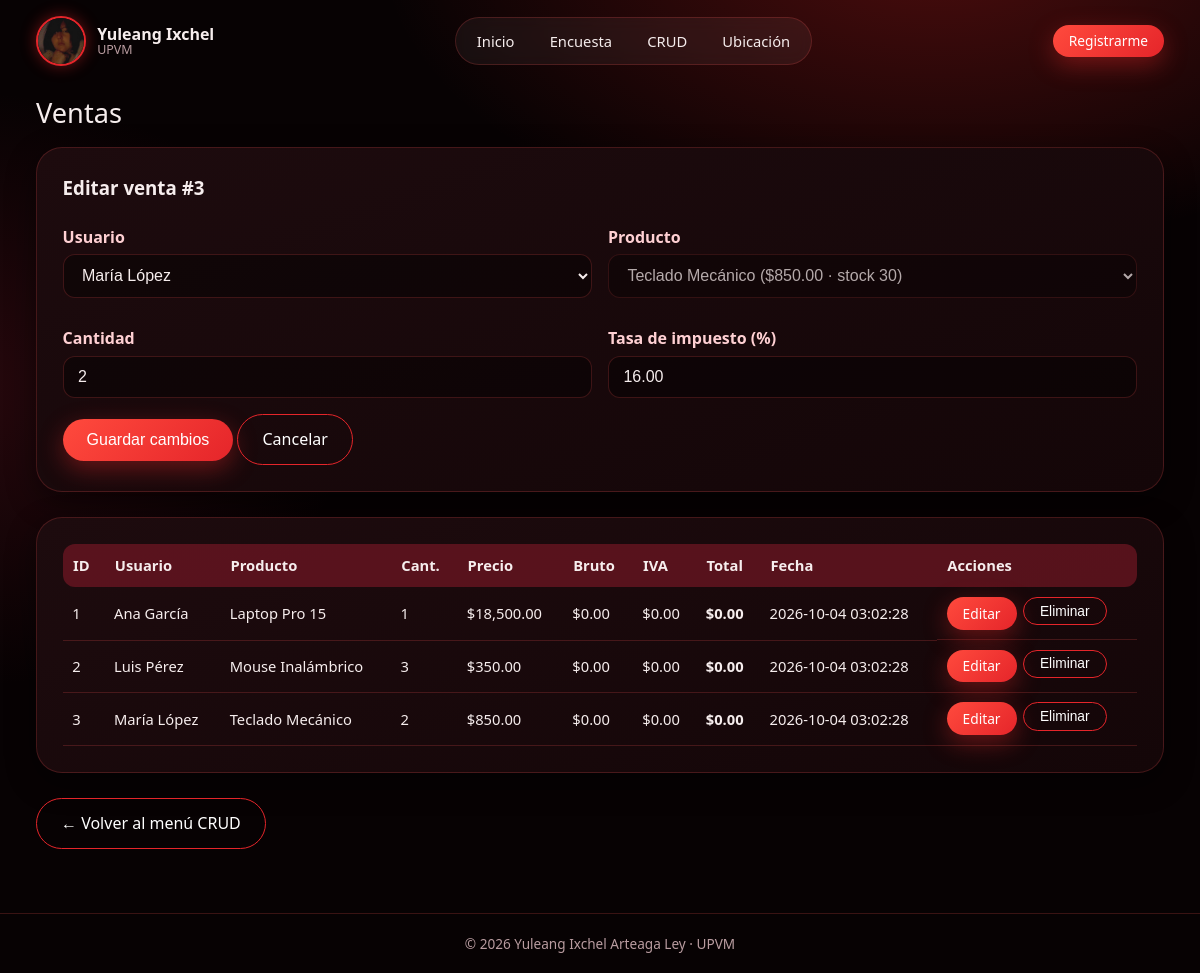
The page /crud/ventas.php?editar=3 on the database its author committed.
### tables this page shows
CREATE TABLE ventas (
    id_venta      INT            NOT NULL AUTO_INCREMENT,
    id_usuario    INT            NOT NULL,
    id_producto   INT            NOT NULL,
    cantidad      INT            NOT NULL DEFAULT 1,
    precio_unit   DECIMAL(10, 2) NOT NULL,   
    total_bruto   DECIMAL(10, 2) NOT NULL DEFAULT 0.00,
    tasa_impuesto DECIMAL(5, 2)  NOT NULL DEFAULT 16.00,  
    total_impuesto DECIMAL(10, 2) NOT NULL DEFAULT 0.00,
    total_final   DECIMAL(10, 2) NOT NULL DEFAULT 0.00,
    created_at    TIMESTAMP      NOT NULL DEFAULT CURRENT_TIMESTAMP,
    updated_at    TIMESTAMP      NOT NULL DEFAULT CURRENT_TIMESTAMP ON UPDATE CURRENT_TIMESTAMP,
    CONSTRAINT pk_ventas        PRIMARY KEY (id_venta),
    CONSTRAINT fk_venta_usuario FOREIGN KEY (id_usuario)  REFERENCES usuarios  (id_usuario),
    CONSTRAINT fk_venta_producto FOREIGN KEY (id_producto) REFERENCES productos (id_producto),
    CONSTRAINT chk_cantidad     CHECK (cantidad > 0)
);

CREATE TABLE usuarios (
    id_usuario   INT          NOT NULL AUTO_INCREMENT,
    nombre       VARCHAR(100) NOT NULL,
    email        VARCHAR(150) NOT NULL UNIQUE,
    telefono     VARCHAR(20),
    activo       TINYINT(1)   NOT NULL DEFAULT 1,
    created_at   TIMESTAMP    NOT NULL DEFAULT CURRENT_TIMESTAMP,
    updated_at   TIMESTAMP    NOT NULL DEFAULT CURRENT_TIMESTAMP ON UPDATE CURRENT_TIMESTAMP,
    CONSTRAINT pk_usuarios PRIMARY KEY (id_usuario)
);

CREATE TABLE productos (
    id_producto  INT            NOT NULL AUTO_INCREMENT,
    nombre       VARCHAR(150)   NOT NULL,
    descripcion  TEXT,
    precio       DECIMAL(10, 2) NOT NULL,
    stock        INT            NOT NULL DEFAULT 0,
    imagen       VARCHAR(255),   
    activo       TINYINT(1)     NOT NULL DEFAULT 1,
    created_at   TIMESTAMP      NOT NULL DEFAULT CURRENT_TIMESTAMP,
    updated_at   TIMESTAMP      NOT NULL DEFAULT CURRENT_TIMESTAMP ON UPDATE CURRENT_TIMESTAMP,
    CONSTRAINT pk_productos PRIMARY KEY (id_producto),
    CONSTRAINT chk_precio   CHECK (precio >= 0),
    CONSTRAINT chk_stock    CHECK (stock  >= 0)
);

### config.php (called while the page is built, shortened)
<?php
function e($s): string { return htmlspecialchars((string)$s, ENT_QUOTES, 'UTF-8'); }

### crud/ventas.php (the view, shortened to what this page needs)
<?php
require __DIR__ . '/../config.php';
$pdo = db(DB_SISTEMA); $msg = ''; $err = '';
$editar = null;
if (isset($_GET['editar'])) {
    $st = $pdo->prepare('SELECT * FROM ventas WHERE id_venta=?'); $st->execute([(int)$_GET['editar']]);
    $editar = $st->fetch() ?: null;
}
$usuarios  = $pdo->query('SELECT id_usuario, nombre FROM usuarios WHERE activo=1 ORDER BY nombre')->fetchAll();
$productos = $pdo->query('SELECT id_producto, nombre, precio, stock FROM productos WHERE activo=1 ORDER BY nombre')->fetchAll();
$filas = $pdo->query(
    'SELECT v.*, u.nombre AS usuario, p.nombre AS producto
       FROM ventas v JOIN usuarios u ON u.id_usuario=v.id_usuario JOIN productos p ON p.id_producto=v.id_producto
      ORDER BY v.id_venta')->fetchAll();
include __DIR__ . '/../includes/header.php';
?>
<h2>Ventas</h2>
<section class="card">
  <h3><?= $editar ? 'Editar venta #' . e($editar['id_venta']) : 'Nueva venta' ?></h3>
  <form method="post">
    <div class="grid2">
      <div>
        <label>Usuario</label>
        <select name="id_usuario" required>
          <?php foreach ($usuarios as $u): ?>
          <option value="<?= $u['id_usuario'] ?>" <?= ($editar['id_usuario'] ?? 0) == $u['id_usuario'] ? 'selected' : '' ?>><?= e($u['nombre']) ?></option>
          <?php endforeach; ?>
        </select>
      </div>
      <div>
        <label>Producto</label>
        <select name="id_producto" required <?= $editar ? 'disabled' : '' ?>>
          <?php foreach ($productos as $p): ?>
          <option value="<?= $p['id_producto'] ?>" <?= ($editar['id_producto'] ?? 0) == $p['id_producto'] ? 'selected' : '' ?>>
            <?= e($p['nombre']) ?> ($<?= number_format($p['precio'], 2) ?> · stock <?= $p['stock'] ?>)</option>
          <?php endforeach; ?>
        </select>
      </div>
      <div><label>Cantidad</label><input type="number" name="cantidad" min="1" required value="<?= e($editar['cantidad'] ?? 1) ?>"></div>
      <div><label>Tasa de impuesto (%)</label><input type="number" name="tasa_impuesto" step="0.01" min="0" required value="<?= e($editar['tasa_impuesto'] ?? '16.00') ?>"></div>
    </div>
    <p style="margin-top:1rem">
      <button class="btn" type="submit"><?= $editar ? 'Guardar cambios' : 'Registrar venta' ?></button>
      <?php if ($editar): ?><a class="btn sec" href="ventas.php">Cancelar</a><?php endif; ?>
    </p>
  </form>
</section>
<section class="card tabla-wrap">
  <table>
    <tr><th>ID</th><th>Usuario</th><th>Producto</th><th>Cant.</th><th>Precio</th><th>Bruto</th><th>IVA</th><th>Total</th><th>Fecha</th><th>Acciones</th></tr>
    <?php foreach ($filas as $f): ?>
    <tr>
      <td><?= $f['id_venta'] ?></td><td><?= e($f['usuario']) ?></td><td><?= e($f['producto']) ?></td><td><?= $f['cantidad'] ?></td>
      <td>$<?= number_format($f['precio_unit'], 2) ?></td><td>$<?= number_format($f['total_bruto'], 2) ?></td>
      <td>$<?= number_format($f['total_impuesto'], 2) ?></td><td><strong>$<?= number_format($f['total_final'], 2) ?></strong></td>
      <td><?= e($f['created_at']) ?></td>
      <td class="acciones">
        <a class="btn chico" href="?editar=<?= $f['id_venta'] ?>">Editar</a>
        <form method="post" onsubmit="return confirm('¿Eliminar esta venta?')">
          <button class="btn chico sec" type="submit">Eliminar</button>
        </form>
      </td>
    </tr>
    <?php endforeach; ?>
  </table>
</section>
<p><a class="btn sec" href="index.php">← Volver al menú CRUD</a></p>
<?php include __DIR__ . '/../includes/footer.php'; ?>

### assets/css/style.css (style rules this page uses)
:root { --bg:#070203; --panel:#140608; --panel2:#1d0b0e; --rojo:#ff2d2d; --rojo2:#e5252a; --vino:#8b1a2b; --texto:#f6eded; --suave:#b99ca0; --borde:rgba(255,85,85,.2); --ok:#2e7d52; }
* { box-sizing:border-box;margin:0;padding:0 }
html { scroll-behavior:smooth }
body { font-family:'Segoe UI',system-ui,Arial,sans-serif;color:var(--texto);min-height:100vh;display:flex;flex-direction:column;line-height:1.55; background:radial-gradient(900px 500px at 78% -6%,rgba(255,40,40,.28),transparent 62%), radial-gradient(700px 500px at -5% 40%,rgba(139,26,43,.25),transparent 60%),var(--bg) }
a { color:inherit }
.btn { display:inline-block;background:linear-gradient(135deg,#ff4a3d,var(--rojo2));color:#fff;border:none;padding:.75rem 1.5rem;border-radius:999px; font-size:1rem;cursor:pointer;text-decoration:none;transition:.2s;box-shadow:0 8px 24px rgba(255,45,45,.35) }
.btn.sec { background:transparent;border:1px solid var(--rojo2);box-shadow:none }
.btn.chico { padding:.35rem 1rem;font-size:.86rem }
h2 { font-weight:500;font-size:1.7rem;margin-bottom:.8rem }
h3 { margin-bottom:.6rem }
.card { background:linear-gradient(160deg,var(--panel2),var(--panel));border:1px solid var(--borde);border-radius:26px;padding:1.6rem;margin-bottom:1.6rem; box-shadow:0 10px 30px rgba(0,0,0,.45) }
label { display:block;margin:.8rem 0 .3rem;font-weight:600;color:#ffd0d3 }
input[type=text],input[type=email],input[type=number],input[type=file],select,textarea { width:100%;padding:.7rem .9rem;border-radius:12px;border:1px solid var(--borde);background:rgba(0,0,0,.4);color:var(--texto);font-size:1rem }
select option { background:#140608;color:var(--texto) }
.grid2 { display:grid;grid-template-columns:repeat(2,1fr);gap:1rem }
.tabla-wrap { overflow-x:auto }
table { width:100%;border-collapse:collapse;font-size:.92rem }
th { background:rgba(139,26,43,.55);text-align:left;padding:.65rem }
th:first-child { border-radius:12px 0 0 12px }
th:last-child { border-radius:0 12px 12px 0 }
td { padding:.6rem;border-bottom:1px solid var(--borde) }
.acciones { display:flex;gap:.4rem;flex-wrap:wrap }

### rows shown on the page
ventas: id_venta "3", id_usuario "María López", id_producto "Teclado Mecánico ($850.00 · stock 30)", cantidad "2", tasa_impuesto "16.00", id_usuario.nombre "María López", id_producto.nombre "Teclado Mecánico", precio_unit "850.00", total_bruto "0.00", total_impuesto "0.00", total_final "0.00", created_at "2026-10-04 03:02:28"
ventas: id_venta "1", id_usuario.nombre "Ana García", id_producto.nombre "Laptop Pro 15", cantidad "1", precio_unit "18,500.00", total_bruto "0.00", total_impuesto "0.00", total_final "0.00", created_at "2026-10-04 03:02:28"
ventas: id_venta "2", id_usuario.nombre "Luis Pérez", id_producto.nombre "Mouse Inalámbrico", cantidad "3", precio_unit "350.00", total_bruto "0.00", total_impuesto "0.00", total_final "0.00", created_at "2026-10-04 03:02:28"
